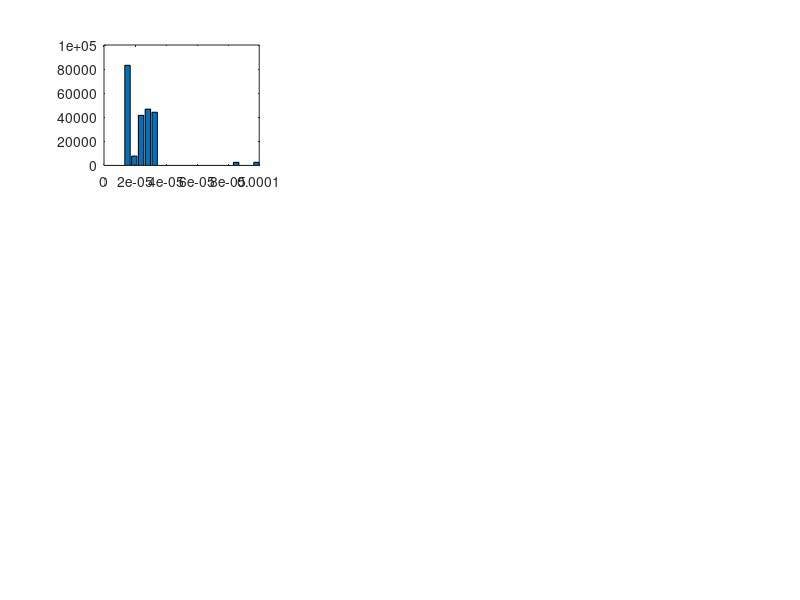

MATLAB code for this plot: (Note: this script raises an error after producing the figure.)
clear all;
close all;
%initcourse TSRT14;
addpath Z:\sigsys\classes\
addpath Z:\sigsys\data\
addpath Z:\sigsys\mfiles\
load tphat_calibrate

% Velocity of sound:
v = 34385;
sensors_good =   [80 0; 
                  122 36;
                  100 99;
                  35 99;
                  0 72;
                  0 30;
                  30 0];
sensors_bad =    [0 97; 
                  0 85;
                  0 74;
                  0 56;
                  0 34;
                  0 17;
                  0 0];
              
%% 1. 

m = mean(tphat, 2);
e = tphat - m(:,ones(1,7));

bias = mean(e);
variance = var(e);

for i = 1:7
    subplot(3,3,i);
    [N, l ] = hist(e(:,i) ,20);
    Wb = l(2) - l(1); % Bin width
    Ny = length(e ); % Nr of samples
    bar(l , N /( Ny * Wb ));
    
    hold on;
    pe = ndist(bias(i), variance(i));
    plot(pe)
end
 
%% 2. & 3.

% Calculate pe for all tdoa differences
count = 1;
for i = 1:7
    for j = (i+1):7
        variance2(count) = variance(i) + variance(j);
        count = count+1;
    end
end
pe = ndist(zeros(21,1), diag(variance2));

% Createn SENSORMOD object
sensors = sensormod('h_tdoa',[2 0 21 22]);
sensors.P = zeros(22,22);
% Setup sensors
sensors.th = [reshape(sensors_good',14,1);
              bias(1);bias(2);bias(3);bias(4);bias(5);bias(6);bias(7);
              v]';
sensors.x0 = [67 52];
sensors.pe = pe;

% Plot
figure(2)
plot(sensors, 'thind', [1 2 3 4 5 6 7 8 9 10 11 12 13 14])

%% 4. 

% a) for TDOA measurements using pairwise differences
% Calculate NLS loss function in a grid
%% Good configuration 
load tphat_good
%% 
for sample = 1
    % Calculate y
    k = 1;
    for i = 1:7
        for j = (i+1):7
            y(k,1) = tphat(sample,i)-tphat(sample,j);
            k = k+1;
        end
    end
    
    % Calculate V
    for x_ = 1:150
        for y_ = 1:100
            d = y - h_tdoa(0,[x_ y_]', 0, sensors.th);
            V(y_,x_) = d'*inv(diag(variance2))*d;
        end
    end
    figure;
    contour(V);
    hold on;
    plot(sensors, 'thind', [1 2 3 4 5 6 7 8 9 10 11 12 13 14])
end

%% Bad configuration
load tphat_bad
sensors.th = [reshape(sensors_bad',14,1);
              bias(1);bias(2);bias(3);bias(4);bias(5);bias(6);bias(7);
              34385]';
%% 
for sample = 1:2:20
    % Calculate y
    k = 1;
    for i = 1:7
        for j = (i+1):7
            y(k,1) = tphat(sample,i)-tphat(sample,j);
            k = k+1;
        end
    end
    
    % Calculate V
    for x_ = 1:150
        for y_ = 1:100
            d = y - h_tdoa(0,[x_ y_]', 0, sensors.th)
            V(y_,x_) = d'*inv(diag(variance2))*d;
        end
    end
    figure;
    contour(V);
    hold on;
    plot(sensors, 'thind', [1 2 3 4 5 6 7 8 9 10 11 12 13 14]);
end
    
%% 5. Localisation: Gauss-Newton
%Calculate measurement y
traj = [];
for sample = 1:1:89
k = 1;
for i = 1:7
    for j = (i+1):7
        y(k,1) = tphat(sample,i)-tphat(sample,j);
        k = k+1;
    end
end
    
% Arbituary initial condition
x_hat0 = [66 34]';
V_0 = 0;
alpha = 1;
plot_values = [x_hat0];
   
r = 1;
while r < 100
    
    x_hat = x_hat0 + alpha*inv((grad_h(x_hat0,sensors.th))'*inv(diag(variance2))*grad_h(x_hat0,sensors.th))...
            *(grad_h(x_hat0,sensors.th))'*inv(diag(variance2))...
            *(y - h_tdoa(0, x_hat0, 0, sensors.th));
    
    % Calculate V
    d = y - h_tdoa(0,x_hat, 0, sensors.th);
    V = d'*d;
    
    if V > V_0
        alpha = alpha*0.9;
    else
        alpha = 1;
    end
    
    plot_values = [plot_values x_hat];
    r = r + 1;
    
    if abs(x_hat0 - x_hat) < 0.01
        break;
    end
    
    V_0 = V;
    x_hat0 = x_hat;
end
% figure;
% plot(67,52,'r*');
% hold on;
traj = [traj x_hat];
% figure;
% plot(plot_values(1,:),plot_values(2,:), 'ko-');

end

plot(traj(1,:),traj(2,:), 'ok');
hold on;
plot(sensors, 'thind', [1 2 3 4 5 6 7 8 9 10 11 12 13 14])
clc;


%% 6. Tracking: Two motion models, EKF.
T = 0.5;

%ydata = traj';

% Constant velocity model
cvmodel = exlti('cv2d');
cvnl = nl(cvmodel);

yv = sig(ydata,1/T);
xhatv = ekf(cvnl,yv, 'R', 100*eye(4));
xcrlbv = crlb(cvnl,yv);

figure;
xplot2(xhatv,'conf',90);

%% Constant acceleration model
camodel = exlti('ca2d');
canl = nl(camodel);

ya = simulate(camodel,10);
xhata = ekf(canl,ya);
xcrlba = crlb(cvnl,ya);

figure;
xplot2(xcrlba, xhata,'conf',90);




%% Localization: TDOA approach, Range parameter trilateration
sample = 10;
sensors = sensors_good;

A = zeros(21,2);
b = zeros(21,1);

k = 1;
for m = 1:7
    for j = (i+1):7
        
        t_m0 = (tphat(sample,m)-tphat(sample,0))^2;
        t_j0 = (tphat(sample,j)-tphat(sample,0))^2;
        
        A(k,1) = 2*sensors(m,1)/(v*t_m0) - 2*sensors(j,1)/(v*t_j0);
        A(k,2) = 2*sensors(m,2)/(v*t_m0) - 2*sensors(j,2)/(v*t_j0);
        b(k) = - (v*t_m0 - v*t_j0 - (sensors(m,1)^2 + sensors(m,2)^2)/(v*t_m0) + (sensors(j,1)^2 + sensors(j,2)^2)/(v*t_j0));
        
        k = k+1;
    end
end

x = A\b